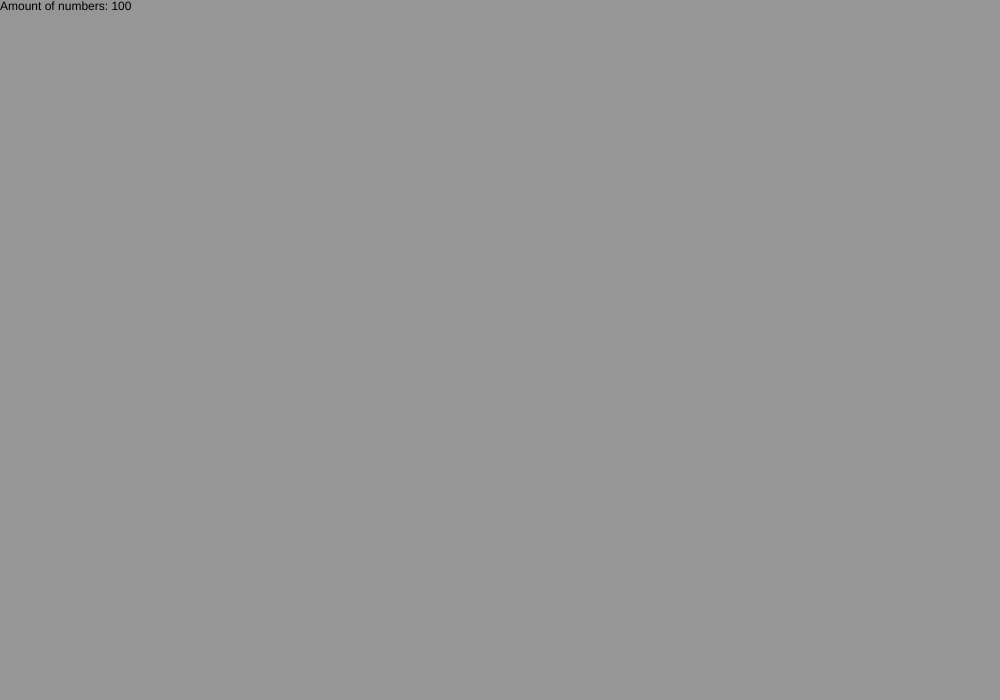
Frame 1 (no input)
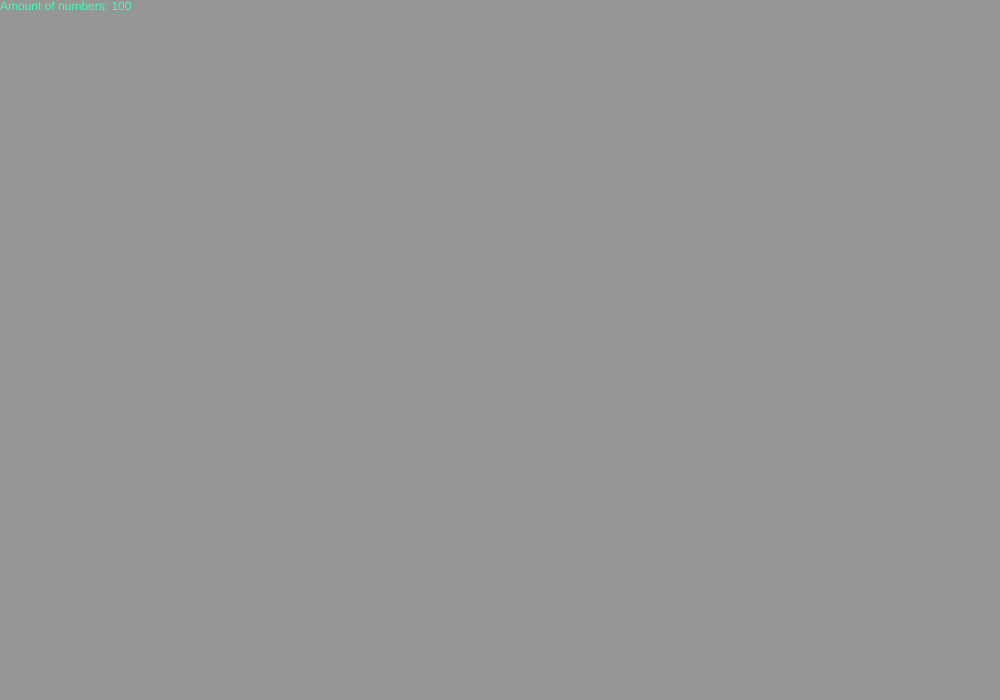
Frame 60 (no input)
Frame 120 (the mouse pressed at the canvas centre since frame 60): identical to frame 60, image omitted

The p5.js sketch that drew these frames (run headless with seeded random() and noise() and a simulated clock; from frame 60 on, the mouse is pressed at the canvas centre):

// p5.js sketch
// ── sketch.js
class Bar{
    constructor(bot, maxv){
        this.base = bot;
        this.maxv = maxv
        this.color = [random(0,255),random(0,255),random(0,255)];
    }
    render(pos,numv){
        this.altura = map(numv, 0, this.maxv , 0, height);
        rect(pos * this.base, height ,this.base, this.altura * -1);
        fill(this.color[0], this.color[1], this.color[2])
    }
}
var howmany = 100;
var numbers = [];
var bars = [];
var xratio;
var upperlimit;
var tempstor;
function setup(){
    createCanvas(1000,700);
    for (i = 0; i < howmany; i++) {
        numbers.push(random(1, 5000));
    }
    xratio = width / howmany;
    upperlimit = Math.floor(max(numbers));

    for (i = 0; i < howmany; i++) {
        bars.push(new Bar(xratio, upperlimit));
    } 
    noStroke();
    frameRate();
}

function draw(){
    background(150);
    text("Amount of numbers: " + numbers.length, 0, 10)
    for (i = 0; i < numbers.length -1; i++){
        for(j = i ; j < numbers.length -i -1; j++){
                if(numbers[j] > numbers[j+1]){
                    tempstor = numbers[j]
                    numbers[j] = numbers[j+1]
                    numbers[j+1] = tempstor
                    // for (i = 0; i < numbers.length; i++) {
                    //     bars[i].render(i, Math.floor(numbers[i]));   
                    // }  
                }
            }
            for (i = 0; i < numbers.length; i++) {
            bars[i].render(i, Math.floor(numbers[i]));
            }  
        }
    for (i = 0; i < numbers.length; i++) {
        bars[i].render(i, Math.floor(numbers[i]));
    }
    
}
